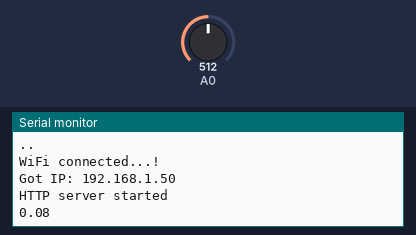
A sketch run on a simulated ESP8266 (NodeMCU). On the bench: the last lines printed to the serial monitor. The inputs (shaded band) are chosen by the test bench; at power-on: A0 = 512. WiFi joins after 1.5 s; servers stay silent unless stated.

Above: at 3.2 s.
3.3 s: A0 set to 716
At 4.4 s:
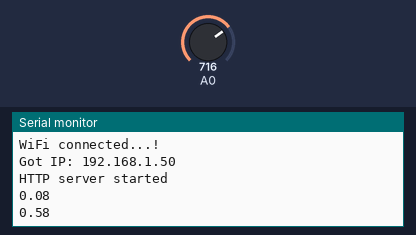
4.8 s: A0 set to 900
At 5.4 s:
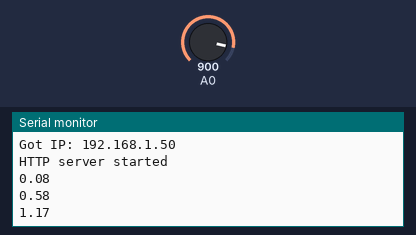
Timing chart, 0 to 7.8 s (numbered marks = the images above; inputs shaded):
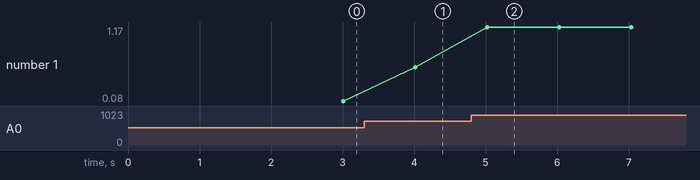

Measured:
- after the input at 3.3 s, the serial monitor: prints a new line after 0.72 s (image 1)
- after the input at 4.8 s, the serial monitor: prints a new line after 0.22 s (image 2)
- plotted number 1: 0.08 → 0.58 after the input at 3.3 s, 0.58 → 1.17 after the input at 4.8 s

The sketch:

amperemeter_relay.ino
```cpp
// Include WIFI Libraries
#include <ESP8266WiFi.h>
#include <ESP8266WebServer.h>

// Constant Setup
const int SLEEP = 40;
const int FREQUENCY = 50; // hertz
const int SECOND = 1000; // milisecond
const float IDLEVOLTAGE = 1.73; // volts
const int READINGINTERVAL = 1; // seconds
const char* ssid = "Kampung Bali";
const char* password = "(//////)";

// Setup current device state
int currentDeviceState = 0;

// Create WebServer on port 80
ESP8266WebServer server(80);

void setup() {
  Serial.begin(9600);

  // Connect to existing wi-fi network
  WiFi.begin(ssid, password);

  // Check wi-fi is connected to network
  while (WiFi.status() != WL_CONNECTED){
      delay(1000);
      Serial.print(".");
    }
  Serial.println("");
  Serial.println("WiFi connected...!");
  Serial.print("Got IP: "); Serial.println(WiFi.localIP());

  // Show data on server
  server.on("/pumpstate", handleDeviceState);

  server.begin();
  Serial.println("HTTP server started");

}

void loop() {
  server.handleClient();

  float minVal = IDLEVOLTAGE;
  float maxVal = IDLEVOLTAGE;
  float delta;

  for (int i=0; i<(FREQUENCY * READINGINTERVAL); i++){
      /*
       * Read amperemeter values
       */

      float amperemeterValue = readAmperemeterValue();

      // Check and assign minimum value
      if (amperemeterValue < minVal){
          minVal = amperemeterValue;
        }

      // Check and assign maximum value
      if (amperemeterValue > maxVal){
          maxVal = amperemeterValue;
        }

      // Convert sine wave readings to highest peak
      float normMax = maxVal - IDLEVOLTAGE;
      float normMin = IDLEVOLTAGE - minVal;
      if (normMax > normMin){
          delta = normMax;
        }
      else{
          delta = normMin;
        }


      delay(SECOND / FREQUENCY);
    }

    /*
     * Write ampere signal to RaspberryPi
     */
    //digitalWrite(NODEMCU_W, deviceState(delta))
    currentDeviceState = deviceState(delta);
    Serial.println(delta);
    //Serial.println(delta);

}

float readAmperemeterValue(){
  /*
  Returns amperemeter sensor value for particular time
  in time when this function called

  The analog port for this readings set to `A0`
  */
  int sensorValue = analogRead(A0);
  float voltage = sensorValue * (3.3 / 1023.0);
  return voltage;
  }

int deviceState(float deltaReadings){
    /*
     Convert readings to binary value
     to decide on / off value.
     */
     const float FLUCTUATION = 0.03;
     int state;
     if (deltaReadings > FLUCTUATION){
        state = 1;
      }
     else {
        state = 0;
      }

     return state;
  }

void handleDeviceState(){
    server.send(200, "text/html", String(currentDeviceState));
  }
```
